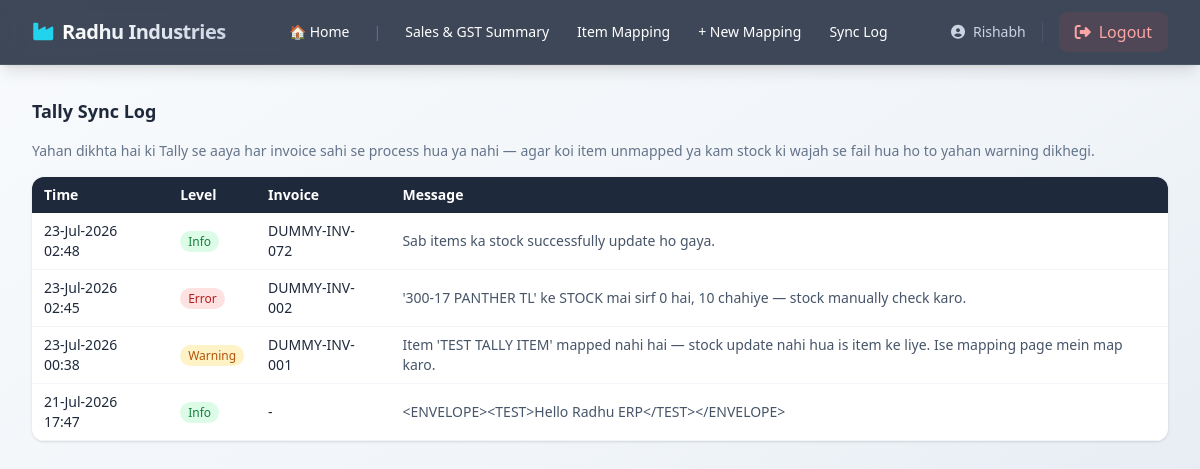
Before: /tallysync/logs/ (signed in) with the older database file.
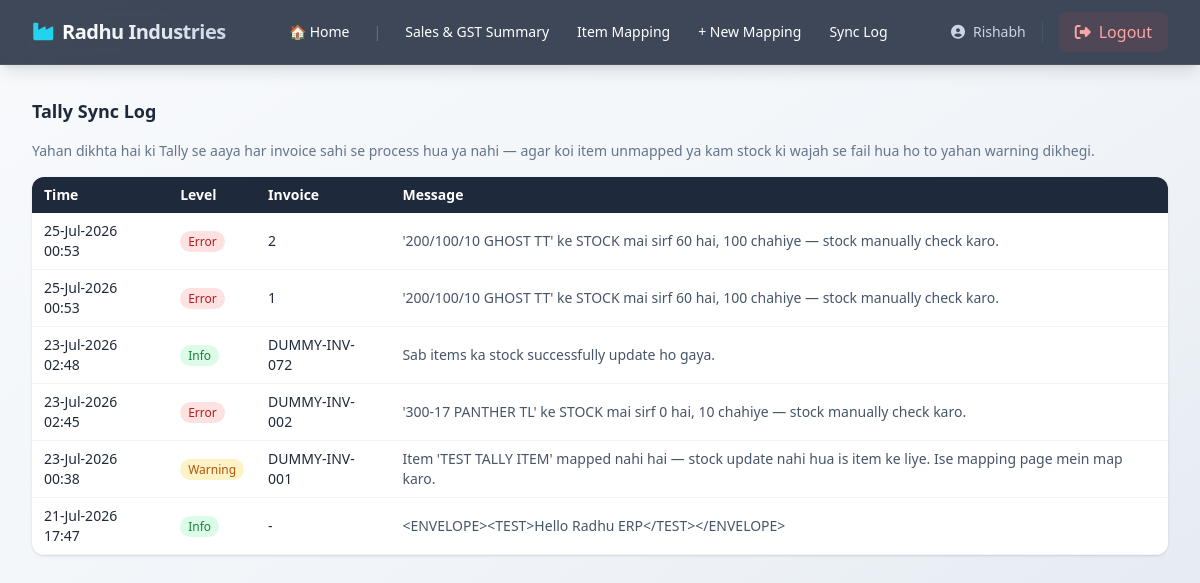
After: the same page with the newer database file.
### tallysync/models.py (models this page shows, shortened)
class TallySyncLog(models.Model):
    invoice = models.ForeignKey(TallyInvoice, on_delete=models.CASCADE, null=True, blank=True, related_name="logs")
    level = models.CharField(max_length=10, choices=LOG_LEVEL_CHOICES, default="info")
    message = models.TextField()
    created_at = models.DateTimeField(auto_now_add=True)
    class Meta:
        ordering = ["-created_at"]

class TallyInvoice(models.Model):
    voucher_number = models.CharField(max_length=50, unique=True)
    voucher_date = models.DateField()
    party_name = models.CharField(max_length=200, blank=True)
    taxable_value = models.DecimalField(max_digits=12, decimal_places=2, default=0)
    cgst = models.DecimalField(max_digits=12, decimal_places=2, default=0)
    sgst = models.DecimalField(max_digits=12, decimal_places=2, default=0)
    igst = models.DecimalField(max_digits=12, decimal_places=2, default=0)
    total_value = models.DecimalField(max_digits=12, decimal_places=2, default=0)
    stock_synced = models.BooleanField(default=False, help_text="True if all line items matched & stock was reduced")
    raw_payload = models.TextField(blank=True)
    synced_at = models.DateTimeField(auto_now_add=True)
    class Meta:
        ordering = ["-voucher_date", "-synced_at"]

### tallysync/views.py (the view)
# urls.py: path("logs/", views.sync_log, name="tally_sync_log"),
@login_required
def sync_log(request):
    logs = TallySyncLog.objects.select_related("invoice")[:300]
    return render(request, "tallysync/sync_log.html", {"logs": logs})

### templates/tallysync/sync_log.html
{% extends "tallysync/base.html" %}
{% block content %}
<h1 class="text-lg font-bold mb-4">Tally Sync Log</h1>
<p class="text-sm text-slate-500 mb-4">Yahan dikhta hai ki Tally se aaya har invoice sahi se process hua ya nahi — agar koi item unmapped ya kam stock ki wajah se fail hua ho to yahan warning dikhegi.</p>
<div class="bg-white rounded-xl shadow overflow-x-auto">
  <table class="w-full text-sm">
    <thead class="bg-slate-800 text-white">
      <tr>
        <th class="text-left px-3 py-2">Time</th>
        <th class="text-left px-3 py-2">Level</th>
        <th class="text-left px-3 py-2">Invoice</th>
        <th class="text-left px-3 py-2">Message</th>
      </tr>
    </thead>
    <tbody>
      {% for log in logs %}
      <tr class="border-b border-slate-100 hover:bg-slate-50">
        <td class="px-3 py-2">{{ log.created_at|date:"d-M-Y H:i" }}</td>
        <td class="px-3 py-2">
          {% if log.level == "error" %}
            <span class="px-2 py-0.5 rounded-full bg-red-100 text-red-700 text-xs">Error</span>
          {% elif log.level == "warning" %}
            <span class="px-2 py-0.5 rounded-full bg-amber-100 text-amber-700 text-xs">Warning</span>
          {% else %}
            <span class="px-2 py-0.5 rounded-full bg-green-100 text-green-700 text-xs">Info</span>
          {% endif %}
        </td>
        <td class="px-3 py-2">{{ log.invoice.voucher_number|default:"-" }}</td>
        <td class="px-3 py-2 text-slate-600">{{ log.message }}</td>
      </tr>
      {% empty %}
      <tr><td colspan="4" class="px-3 py-6 text-center text-slate-400">Abhi tak koi log nahi hai.</td></tr>
      {% endfor %}
    </tbody>
  </table>
</div>
{% endblock %}

Changed rows visible on the page:
added TallySyncLog: created_at "25-Jul-2026 00:53", level "Error", invoice.voucher_number "2", message "'200/100/10 GHOST TT' ke STOCK mai sirf 60 hai, 100 chahiye — stock manually check karo."
added TallySyncLog: created_at "25-Jul-2026 00:53", level "Error", invoice.voucher_number "1", message "'200/100/10 GHOST TT' ke STOCK mai sirf 60 hai, 100 chahiye — stock manually check karo."
